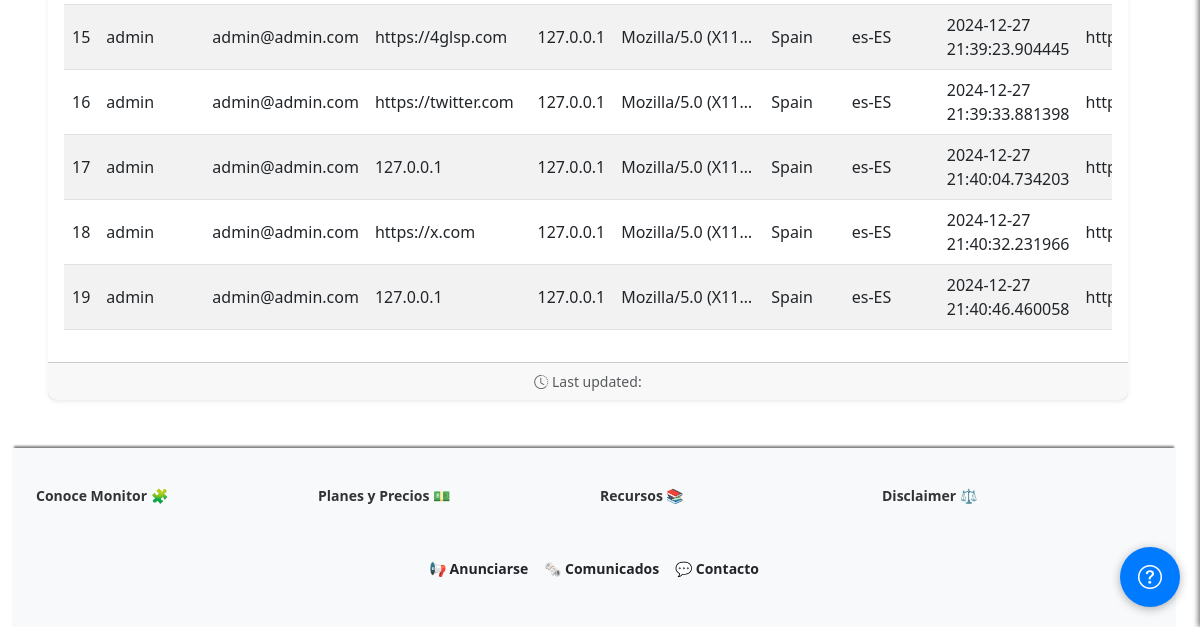
/admin/activity (signed in, lower part), run on an earlier commit of the app's database.
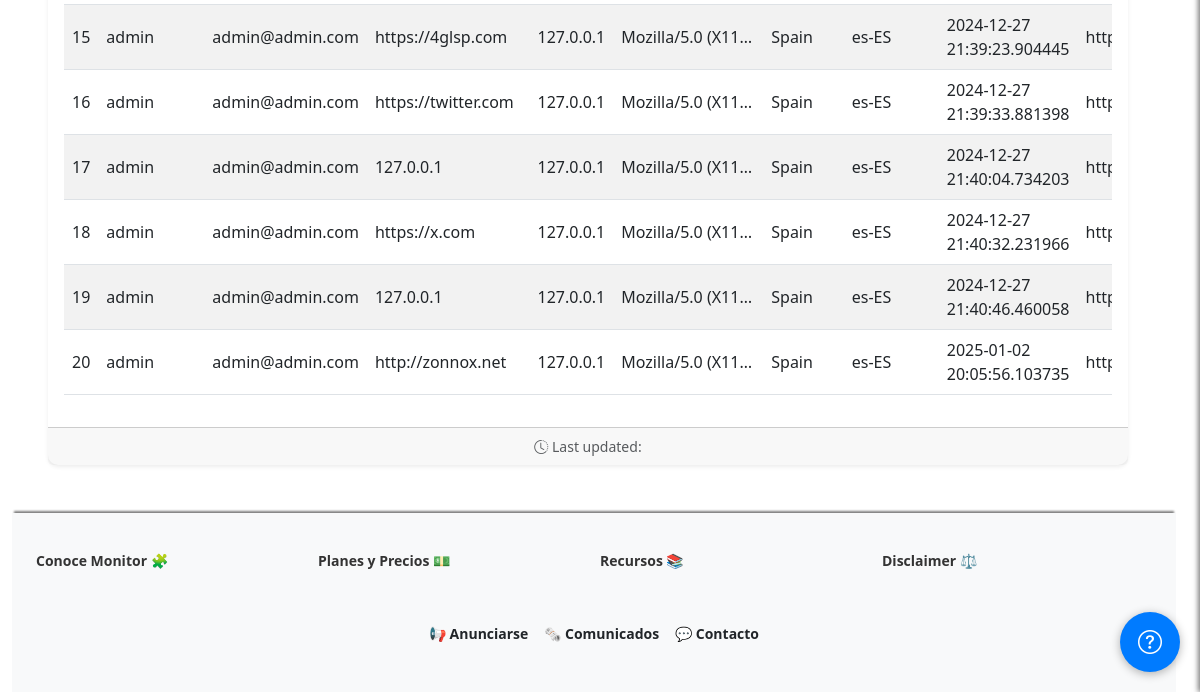
And on a later commit of the database.
### app/models/usage_model.py (models this page shows, shortened)
class Activity(db.Model):
    __tablename__='Activity'
    id = db.Column(db.Integer, primary_key=True)
    username = db.Column(db.String(64))
    target = db.Column(db.String(256))
    email = db.Column(db.String(120))
    ip_address = db.Column(db.String(15))
    user_agent = db.Column(db.String(256))
    country = db.Column(db.String(64))
    language = db.Column(db.String(64))
    timestamp = db.Column(db.DateTime, index=True, default=datetime.utcnow())
    page_url = db.Column(db.String(256))

### app/views/logs_views.py (the view)
@app.route('/admin/activity')
@login_required
def activity():
    breadcrumbs = [
    {'url': '/admin', 'text': 'Admin'},
    {'url': '/admin/activity', 'text': 'Actividad'}
    ]
    records = Activity.query.all()
    return render_template('activity.html', records=records, breadcrumbs=breadcrumbs)

### app/__init__.py (called while the page is built)
@app.context_processor
def inject_sidebar_info():
    return dict(is_admin=current_user.is_authenticated and current_user.role == 'admin')

@app.context_processor
def inject_breadcrumb():
    breadcrumbs = [
        {'url': '/', 'text': 'Inicio'},
        {'url': '/profile', 'text': 'Opcion 1'},
        {'url': '/profile/edit', 'text': 'Sub opcion 1'}
    ]
    return {'breadcrumbs': breadcrumbs}

@app.context_processor
def inject_grouped_tools():
    grouped_tools = {}
    for category, tools_in_category in groupby(sorted(tools, key=itemgetter('category')), key=itemgetter('category')):
        subcategories = {}
        for subcategory, tools_in_subcategory in groupby(sorted(tools_in_category, key=itemgetter('subcategory')), key=itemgetter('subcategory')):
            subcategories[subcategory] = list(tools_in_subcategory)
        grouped_tools[category] = subcategories
    return dict(grouped_tools=grouped_tools)

@login_manager.user_loader
def load_user(user_id):
    return Users.query.get(int(user_id))

### app/templates/activity.html (shortened to what this page needs)
{% extends "base.html" %}
{% block content %}
<div class="container my-5">
    <div class="row">
        <div class="col-12">
            <div class="card shadow-sm border-0">
                <div class="card-body">
                    {% if records %}
                    <div class="table-responsive">
                        <table id="usageRecordsTable" class="table table-striped table-hover align-middle">
                            <tbody>
                                {% for record in records %}
                                <tr>
                                    <td>{{ record.id }}</td>
                                    <td>{{ record.username }}</td>
                                    <td>{{ record.email }}</td>
                                    <td>{{ record.target }}</td>
                                    <td>{{ record.ip_address }}</td>
                                    <td class="text-truncate" style="max-width: 150px;" title="{{ record.user_agent }}">
                                        {{ record.user_agent }}
                                    </td>
                                    <td>{{ record.country }}</td>
                                    <td>{{ record.language }}</td>
                                    <td>{{ record.timestamp }}</td>
                                    <td class="text-truncate" style="max-width: 150px;" title="{{ record.page_url }}">
                                        {{ record.page_url }}
                                    </td>
                                </tr>
                                {% endfor %}
                            </tbody>
                        </table>
                    </div>
                    {% else %}
                    <div class="alert alert-warning text-center" role="alert">
                        <i class="bi bi-info-circle"></i> No usage records found.
                    </div>
                    {% endif %}
                </div>
                <div class="card-footer text-muted text-center small">
                    <i class="bi bi-clock-history"></i> Last updated: {{ current_time }}
                </div>
            </div>
        </div>
    </div>
</div>
{% endblock %}

What changed in the data, as far as the page shows it:
added Activity: id "20", username "admin", email "admin@admin.com", target "http://zonnox.net", ip_address "127.0.0.1", user_agent "Mozilla/5.0 (X11…", country "Spain", language "es-ES", timestamp "2025-01-02 20:05:56.103735", page_url "http://127.0.0.1:…"
